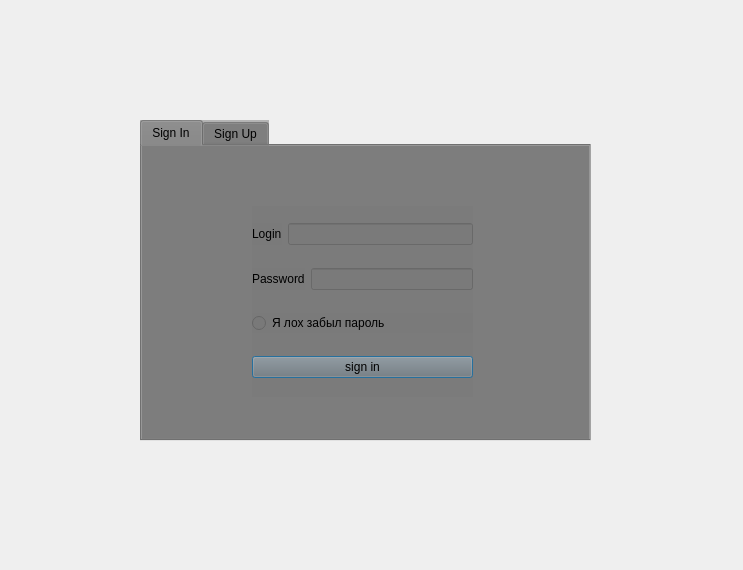
<?xml version="1.0" encoding="UTF-8"?>
<ui version="4.0">
 <class>loginization</class>
 <widget class="QDialog" name="loginization">
  <property name="geometry">
   <rect>
    <x>0</x>
    <y>0</y>
    <width>743</width>
    <height>570</height>
   </rect>
  </property>
  <property name="windowTitle">
   <string>Dialog</string>
  </property>
  <widget class="QWidget" name="widget" native="true">
   <property name="geometry">
    <rect>
     <x>0</x>
     <y>0</y>
     <width>741</width>
     <height>571</height>
    </rect>
   </property>
   <property name="styleSheet">
    <string notr="true">background-image: url(:/files/img/loginBG.jpeg);
background-repeat: no-repeat;
background-position: center center;
background-size: contain;
</string>
   </property>
   <widget class="QTabWidget" name="tabWidget">
    <property name="geometry">
     <rect>
      <x>140</x>
      <y>120</y>
      <width>451</width>
      <height>321</height>
     </rect>
    </property>
    <property name="styleSheet">
     <string notr="true">background: rgba(121, 121, 121, 0.5)
</string>
    </property>
    <property name="currentIndex">
     <number>0</number>
    </property>
    <widget class="QWidget" name="signinTab">
     <property name="styleSheet">
      <string notr="true">opacity: 0.5;</string>
     </property>
     <attribute name="title">
      <string>Sign In</string>
     </attribute>
     <widget class="QWidget" name="layoutWidget">
      <property name="geometry">
       <rect>
        <x>110</x>
        <y>60</y>
        <width>221</width>
        <height>191</height>
       </rect>
      </property>
      <layout class="QVBoxLayout" name="verticalLayout">
       <item>
        <layout class="QHBoxLayout" name="horizontalLayout">
         <item>
          <widget class="QLabel" name="loginSigninTitle">
           <property name="text">
            <string>Login</string>
           </property>
          </widget>
         </item>
         <item>
          <widget class="QLineEdit" name="loginSigninBar">
           <property name="enabled">
            <bool>true</bool>
           </property>
          </widget>
         </item>
        </layout>
       </item>
       <item>
        <layout class="QHBoxLayout" name="horizontalLayout_2">
         <item>
          <widget class="QLabel" name="passwordSigninTitle">
           <property name="text">
            <string>Password</string>
           </property>
          </widget>
         </item>
         <item>
          <widget class="QLineEdit" name="passwordSigninBar">
           <property name="echoMode">
            <enum>QLineEdit::Password</enum>
           </property>
          </widget>
         </item>
        </layout>
       </item>
       <item>
        <widget class="QRadioButton" name="radioButton">
         <property name="text">
          <string>Я лох забыл пароль</string>
         </property>
        </widget>
       </item>
       <item>
        <widget class="QPushButton" name="signInLoginButton">
         <property name="text">
          <string>sign in</string>
         </property>
        </widget>
       </item>
      </layout>
     </widget>
    </widget>
    <widget class="QWidget" name="signupTab">
     <property name="styleSheet">
      <string notr="true">opacity: 0.5;</string>
     </property>
     <attribute name="title">
      <string>Sign Up</string>
     </attribute>
     <widget class="QWidget" name="layoutWidget_2">
      <property name="geometry">
       <rect>
        <x>110</x>
        <y>70</y>
        <width>231</width>
        <height>191</height>
       </rect>
      </property>
      <layout class="QVBoxLayout" name="verticalLayout_2">
       <item>
        <layout class="QHBoxLayout" name="horizontalLayout_3">
         <item>
          <widget class="QLabel" name="loginSignupTitle">
           <property name="text">
            <string>Login</string>
           </property>
          </widget>
         </item>
         <item>
          <widget class="QLineEdit" name="loginSignupBar"/>
         </item>
        </layout>
       </item>
       <item>
        <layout class="QHBoxLayout" name="horizontalLayout_5">
         <item>
          <widget class="QLabel" name="usernameSignupTitle">
           <property name="text">
            <string>Username</string>
           </property>
          </widget>
         </item>
         <item>
          <widget class="QLineEdit" name="usernameSignupBar"/>
         </item>
        </layout>
       </item>
       <item>
        <layout class="QHBoxLayout" name="horizontalLayout_4">
         <item>
          <widget class="QLabel" name="passwordSignupTitle">
           <property name="text">
            <string>Password</string>
           </property>
          </widget>
         </item>
         <item>
          <widget class="QLineEdit" name="passwordSignupBar">
           <property name="echoMode">
            <enum>QLineEdit::Password</enum>
           </property>
          </widget>
         </item>
        </layout>
       </item>
       <item>
        <layout class="QHBoxLayout" name="horizontalLayout_6">
         <item>
          <widget class="QLabel" name="passwordRepeatSignupTitle">
           <property name="text">
            <string>Repeat Password</string>
           </property>
          </widget>
         </item>
         <item>
          <widget class="QLineEdit" name="passwordRepeatSignupBar">
           <property name="echoMode">
            <enum>QLineEdit::Password</enum>
           </property>
          </widget>
         </item>
        </layout>
       </item>
       <item>
        <widget class="QPushButton" name="signupLoginButton">
         <property name="text">
          <string>sign up</string>
         </property>
        </widget>
       </item>
      </layout>
     </widget>
     <widget class="QLabel" name="label">
      <property name="geometry">
       <rect>
        <x>110</x>
        <y>0</y>
        <width>221</width>
        <height>51</height>
       </rect>
      </property>
      <property name="text">
       <string>&lt;html&gt;&lt;head/&gt;&lt;body&gt;&lt;p align=&quot;center&quot;&gt;Придумай себе логин и пароль. Не забывай пж, мы не реализовали функцию сброса пароля&lt;/p&gt;&lt;/body&gt;&lt;/html&gt;</string>
      </property>
      <property name="wordWrap">
       <bool>true</bool>
      </property>
     </widget>
    </widget>
   </widget>
  </widget>
 </widget>
 <resources/>
 <connections/>
</ui>
